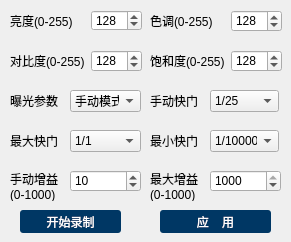
    <widget class="QWidget" name="tab_2">
     <attribute name="title">
      <string>视频采集参数</string>
     </attribute>
     <widget class="QLabel" name="label_9">
      <property name="geometry">
       <rect>
        <x>10</x>
        <y>10</y>
        <width>71</width>
        <height>21</height>
       </rect>
      </property>
      <property name="text">
       <string>亮度(0-255)</string>
      </property>
     </widget>
     <widget class="QSpinBox" name="spinBox_3">
      <property name="geometry">
       <rect>
        <x>91</x>
        <y>10</y>
        <width>51</width>
        <height>21</height>
       </rect>
      </property>
      <property name="maximum">
       <number>255</number>
      </property>
      <property name="value">
       <number>128</number>
      </property>
     </widget>
     <widget class="QLabel" name="label_10">
      <property name="geometry">
       <rect>
        <x>150</x>
        <y>10</y>
        <width>71</width>
        <height>21</height>
       </rect>
      </property>
      <property name="text">
       <string>色调(0-255)</string>
      </property>
     </widget>
     <widget class="QSpinBox" name="spinBox_4">
      <property name="geometry">
       <rect>
        <x>231</x>
        <y>10</y>
        <width>51</width>
        <height>22</height>
       </rect>
      </property>
      <property name="maximum">
       <number>255</number>
      </property>
      <property name="value">
       <number>128</number>
      </property>
     </widget>
     <widget class="QLabel" name="label_11">
      <property name="geometry">
       <rect>
        <x>10</x>
        <y>50</y>
        <width>81</width>
        <height>21</height>
       </rect>
      </property>
      <property name="text">
       <string>对比度(0-255)</string>
      </property>
     </widget>
     <widget class="QLabel" name="label_12">
      <property name="geometry">
       <rect>
        <x>150</x>
        <y>50</y>
        <width>81</width>
        <height>21</height>
       </rect>
      </property>
      <property name="text">
       <string>饱和度(0-255)</string>
      </property>
     </widget>
     <widget class="QLabel" name="label_13">
      <property name="geometry">
       <rect>
        <x>10</x>
        <y>90</y>
        <width>54</width>
        <height>21</height>
       </rect>
      </property>
      <property name="text">
       <string>曝光参数</string>
      </property>
     </widget>
     <widget class="QLabel" name="label_14">
      <property name="geometry">
       <rect>
        <x>150</x>
        <y>90</y>
        <width>54</width>
        <height>21</height>
       </rect>
      </property>
      <property name="text">
       <string>手动快门</string>
      </property>
     </widget>
     <widget class="QLabel" name="label_15">
      <property name="geometry">
       <rect>
        <x>10</x>
        <y>130</y>
        <width>54</width>
        <height>21</height>
       </rect>
      </property>
      <property name="text">
       <string>最大快门</string>
      </property>
     </widget>
     <widget class="QLabel" name="label_16">
      <property name="geometry">
       <rect>
        <x>150</x>
        <y>130</y>
        <width>54</width>
        <height>21</height>
       </rect>
      </property>
      <property name="text">
       <string>最小快门</string>
      </property>
     </widget>
     <widget class="QLabel" name="label_17">
      <property name="geometry">
       <rect>
        <x>10</x>
        <y>170</y>
        <width>61</width>
        <height>31</height>
       </rect>
      </property>
      <property name="text">
       <string>手动增益
(0-1000)</string>
      </property>
     </widget>
     <widget class="QLabel" name="label_18">
      <property name="geometry">
       <rect>
        <x>150</x>
        <y>170</y>
        <width>51</width>
        <height>31</height>
       </rect>
      </property>
      <property name="text">
       <string>最大增益
(0-1000)</string>
      </property>
     </widget>
     <widget class="QSpinBox" name="spinBox_5">
      <property name="geometry">
       <rect>
        <x>91</x>
        <y>50</y>
        <width>51</width>
        <height>22</height>
       </rect>
      </property>
      <property name="maximum">
       <number>255</number>
      </property>
      <property name="value">
       <number>128</number>
      </property>
     </widget>
     <widget class="QSpinBox" name="spinBox_6">
      <property name="geometry">
       <rect>
        <x>231</x>
        <y>50</y>
        <width>51</width>
        <height>22</height>
       </rect>
      </property>
      <property name="maximum">
       <number>255</number>
      </property>
      <property name="value">
       <number>128</number>
      </property>
     </widget>
     <widget class="QComboBox" name="comboBox_4">
      <property name="geometry">
       <rect>
        <x>70</x>
        <y>90</y>
        <width>71</width>
        <height>22</height>
       </rect>
      </property>
      <item>
       <property name="text">
        <string>手动模式</string>
       </property>
      </item>
     </widget>
     <widget class="QComboBox" name="comboBox_5">
      <property name="geometry">
       <rect>
        <x>210</x>
        <y>90</y>
        <width>69</width>
        <height>22</height>
       </rect>
      </property>
      <item>
       <property name="text">
        <string>1/25</string>
       </property>
      </item>
     </widget>
     <widget class="QComboBox" name="comboBox_6">
      <property name="geometry">
       <rect>
        <x>70</x>
        <y>130</y>
        <width>71</width>
        <height>22</height>
       </rect>
      </property>
      <item>
       <property name="text">
        <string>1/1</string>
       </property>
      </item>
     </widget>
     <widget class="QComboBox" name="comboBox_7">
      <property name="geometry">
       <rect>
        <x>210</x>
        <y>130</y>
        <width>69</width>
        <height>22</height>
       </rect>
      </property>
      <item>
       <property name="text">
        <string>1/100000</string>
       </property>
      </item>
     </widget>
     <widget class="QSpinBox" name="spinBox_7">
      <property name="geometry">
       <rect>
        <x>70</x>
        <y>170</y>
        <width>71</width>
        <height>22</height>
       </rect>
      </property>
      <property name="maximum">
       <number>1000</number>
      </property>
      <property name="value">
       <number>10</number>
      </property>
     </widget>
     <widget class="QSpinBox" name="spinBox_8">
      <property name="geometry">
       <rect>
        <x>210</x>
        <y>170</y>
        <width>71</width>
        <height>22</height>
       </rect>
      </property>
      <property name="maximum">
       <number>1000</number>
      </property>
      <property name="value">
       <number>1000</number>
      </property>
     </widget>
     <widget class="QPushButton" name="pushButton_9">
      <property name="geometry">
       <rect>
        <x>20</x>
        <y>210</y>
        <width>101</width>
        <height>23</height>
       </rect>
      </property>
      <property name="styleSheet">
       <string notr="true">QPushButton { background-color: rgb(0, 55, 100); border-radius: 3px; color: rgb(255, 255, 255); } QPushButton:hover { background-color: rgb(0, 0, 0); }</string>
      </property>
      <property name="text">
       <string>开始录制</string>
      </property>
     </widget>
     <widget class="QPushButton" name="pushButton_10">
      <property name="geometry">
       <rect>
        <x>160</x>
        <y>210</y>
        <width>111</width>
        <height>23</height>
       </rect>
      </property>
      <property name="styleSheet">
       <string notr="true">QPushButton { background-color: rgb(0, 55, 100); border-radius: 3px; color: rgb(255, 255, 255); } QPushButton:hover { background-color: rgb(0, 0, 0); }</string>
      </property>
      <property name="text">
       <string>应    用</string>
      </property>
     </widget>
    </widget>
